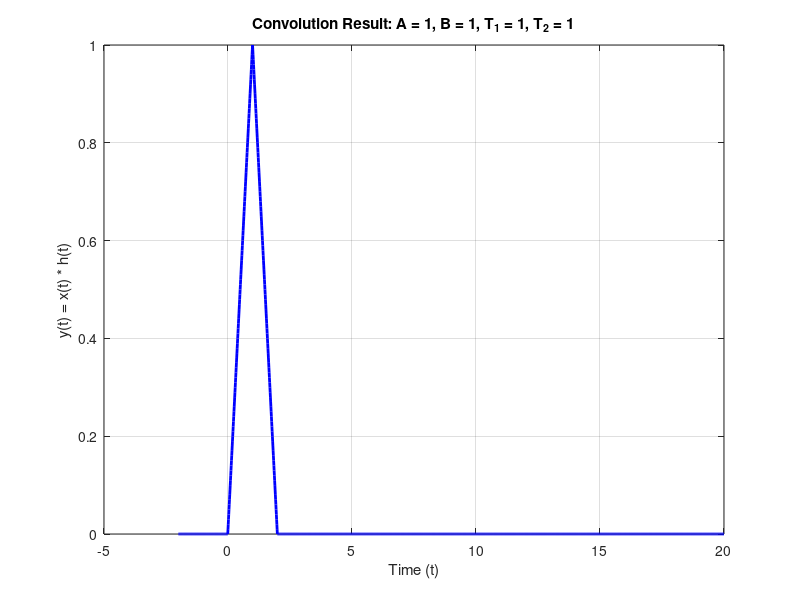
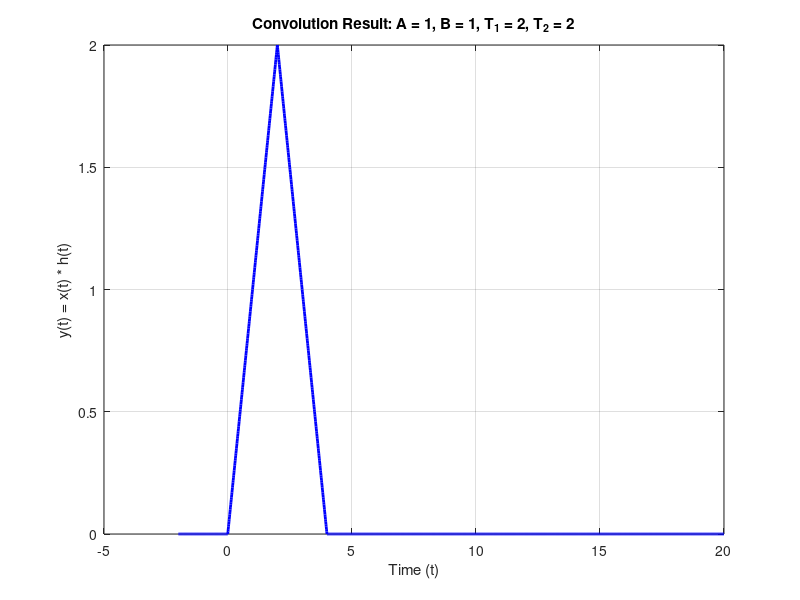
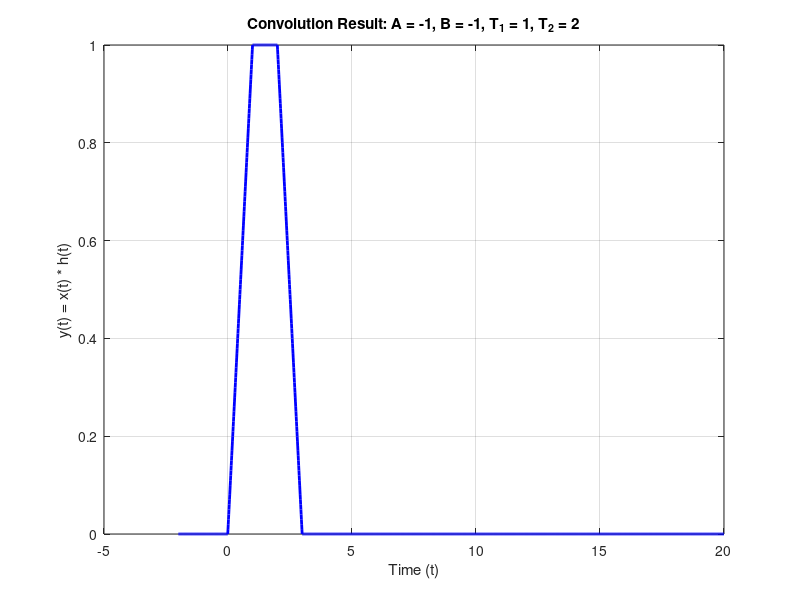
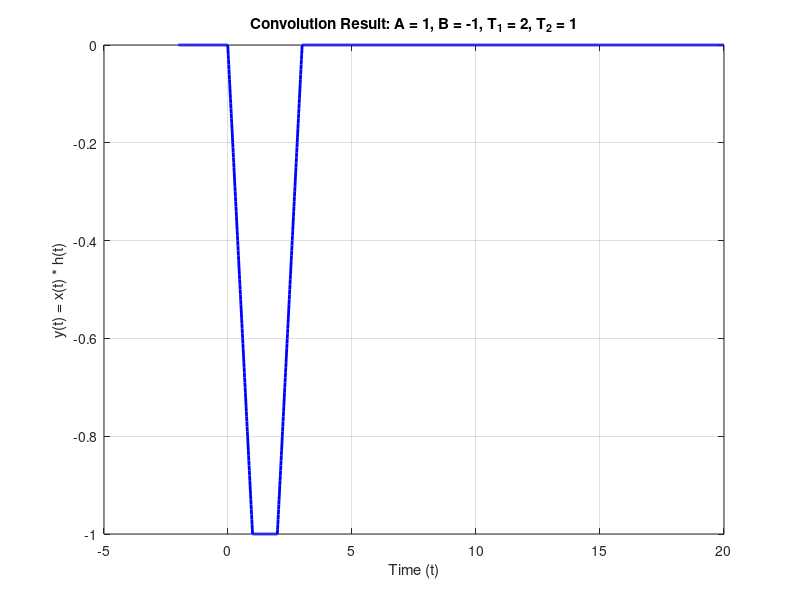

The MATLAB script that drew these images, in order:
% ELCT 222 --- Computer Assignment 2 
% Problem 2(b): MATLAB convolution of two rectangular pulses

% Define time range 
t = -1:0.01:10;

% Define the four test cases: [A, B, T1, T2]
cases = [
    1, 1, 1, 1;
    1, 1, 2, 2;
    -1, -1, 1, 2;
    1, -1, 2, 1;
];

% Loop over all 4 cases
for i = 1:4
    % Extract parameters
    A = cases(i, 1);
    B = cases(i, 2);
    T1 = cases(i, 3);
    T2 = cases(i, 4);

    % Define x(t) = A * [u(t) - u(t - T1)]
    x = A * ((t >= 0) & (t < T1));

    % Define h(t) = B * [u(t) - u(t - T2)]
    h = B * ((t >= 0) & (t < T2));

    % Perform convolution
    y = conv(x, h) * 0.01;  % Multiply by dt to approximate integral

    % Time vector for convolution result
    t_y = 2 * t(1) + 0.01 * (0:length(y)-1);

    % Plot result
    figure;
    plot(t_y, y, 'b', 'LineWidth', 2);
    xlabel('Time (t)');
    ylabel('y(t) = x(t) * h(t)');
    title(sprintf('Convolution Result: A = %d, B = %d, T_1 = %d, T_2 = %d', A, B, T1, T2));
    grid on;
end